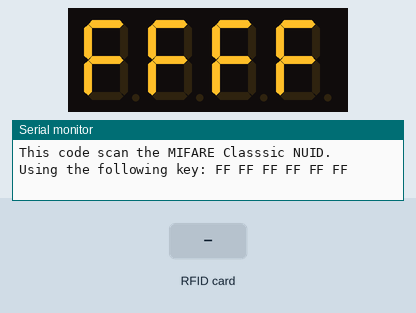
Simulated run of this sketch. Board: ESP8266 (NodeMCU). On the bench: 4-digit seven-segment display, the last lines printed to the serial monitor. The test bench sets the inputs (shaded band).

Above: at 2.3 s.
2.4 s: RFID card 5E 7A 19 C4 held to the reader
At 3.6 s:
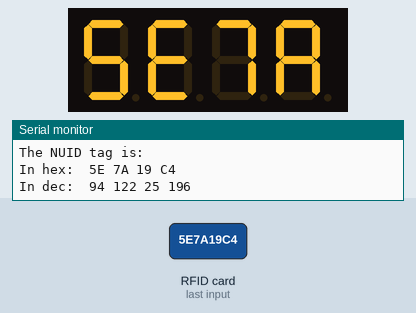
3.9 s: RFID card FF FF FF FF held to the reader
At 4.8 s:
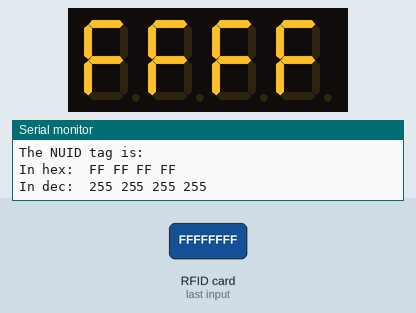
Timing chart, 0 to 6.9 s (numbered marks = the images above; inputs shaded):
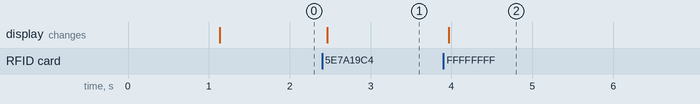

Measured:
- after the input at 2.4 s, the display: changes after 0.06 s (image 1)
- after the input at 3.9 s, the display: changes after 0.07 s (image 2)

The sketch:

nuid-tm1637-record.ino
```cpp
// (licence header left out)
#include <SPI.h>
#include <MFRC522.h>
#include <TM1637Display.h>

// Module connection pins (Digital Pins)
#define CLK D3
#define DIO D4

//#define SS_PIN 10
//#define RST_PIN 9

// A MODIFIER SUIVANT NUID
#define BOUTEILLE1 0xC353
#define BOUTEILLE2 0x518A
#define BOUTEILLE3 0x51FF

#define SS_PIN D1
#define RST_PIN D2

TM1637Display display(CLK, DIO);
uint8_t data[] = { 0xff, 0xff, 0xff, 0xff };
MFRC522 rfid(SS_PIN, RST_PIN); // Instance of the class

MFRC522::MIFARE_Key key;

// Init array that will store new NUID
byte nuidPICC[4];

void setup() {
  Serial.begin(115200);
  SPI.begin(); // Init SPI bus
  rfid.PCD_Init(); // Init MFRC522


  // All segments on TM 1637
    display.clear();
    display.setBrightness(0x0f);
  display.setSegments(data);
   delay(1000);
  for (byte i = 0; i < 6; i++) {
    key.keyByte[i] = 0xFF;
  }

  Serial.println(F("This code scan the MIFARE Classsic NUID."));
  Serial.print(F("Using the following key:"));
  printHex(key.keyByte, MFRC522::MF_KEY_SIZE);
}

void loop() {

  // Reset the loop if no new card present on the sensor/reader. This saves the entire process when idle.
  if ( ! rfid.PICC_IsNewCardPresent())
    return;

  // Verify if the NUID has been readed
  if ( ! rfid.PICC_ReadCardSerial())
    return;

  Serial.print(F("PICC type: "));
  MFRC522::PICC_Type piccType = rfid.PICC_GetType(rfid.uid.sak);
  Serial.println(rfid.PICC_GetTypeName(piccType));

  // Check is the PICC of Classic MIFARE type
  if (piccType != MFRC522::PICC_TYPE_MIFARE_MINI &&
    piccType != MFRC522::PICC_TYPE_MIFARE_1K &&
    piccType != MFRC522::PICC_TYPE_MIFARE_4K) {
    Serial.println(F("Your tag is not of type MIFARE Classic."));
    return;
  }

  if (rfid.uid.uidByte[0] != nuidPICC[0] ||
    rfid.uid.uidByte[1] != nuidPICC[1] ||
    rfid.uid.uidByte[2] != nuidPICC[2] ||
    rfid.uid.uidByte[3] != nuidPICC[3] ) {
    Serial.println(F("A new card has been detected."));

    // Store NUID into nuidPICC array
    for (byte i = 0; i < 4; i++) {
      nuidPICC[i] = rfid.uid.uidByte[i];
    }

    Serial.println(F("The NUID tag is:"));
    Serial.print(F("In hex: "));
    printHex(rfid.uid.uidByte, rfid.uid.size);
    Serial.println();
    Serial.print(F("In dec: "));
    printDec(rfid.uid.uidByte, rfid.uid.size);
    Serial.println();
  }
  else Serial.println(F("Card read previously."));

  // Halt PICC
  rfid.PICC_HaltA();

  // Stop encryption on PCD
  rfid.PCD_StopCrypto1();
}


/**
 *  A COMPLETER
    si le nuid de la bouteille n est enregistré isRecord retourne le nombre n
 */
 int isRecord( byte *buffer ){
    unsigned long k;
    k= buffer[0] * 256 + buffer[1] ;
 //       k= 65536 * k + buffer[2] * 256 + buffer[3]; // VERSION 8 chiffres si besoin
    switch (k){
          case BOUTEILLE1: // nuid de la bouteille 1
          return(1);
      // statements
      break;

    case BOUTEILLE2:
      // statements
       return(2);
      break;

       case BOUTEILLE3:
          return(3);
      // statements
      break;

      /* A COMPLETER POUR n BOUTEILLES */

    }
    return(0);


 }

void printHex(byte *buffer, byte bufferSize) {
    display.clear();
     if (int i=isRecord(buffer)){
  display.showNumberDec(i, false);
    delay(1000);
 }
  display.showNumberHexEx(buffer[0] * 256 + buffer[1] );        // Expect: f1Af


  for (byte i = 0; i < bufferSize; i++) {
    Serial.print(buffer[i] < 0x10 ? " 0" : " ");
    Serial.print(buffer[i], HEX);
  }
}

/**
 * Helper routine to dump a byte array as dec values to Serial.
 */
void printDec(byte *buffer, byte bufferSize) {
  for (byte i = 0; i < bufferSize; i++) {
    Serial.print(buffer[i] < 0x10 ? " 0" : " ");
    Serial.print(buffer[i], DEC);
  }
}
```
